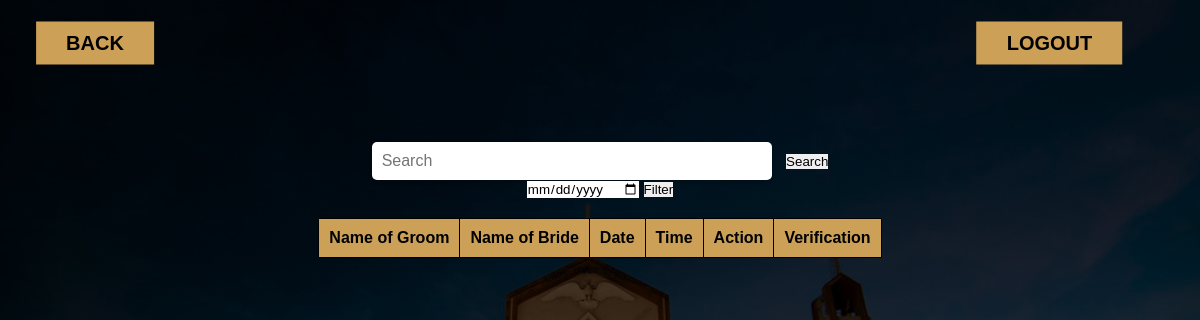
The app's page /adminwedding.php (signed in), older data.
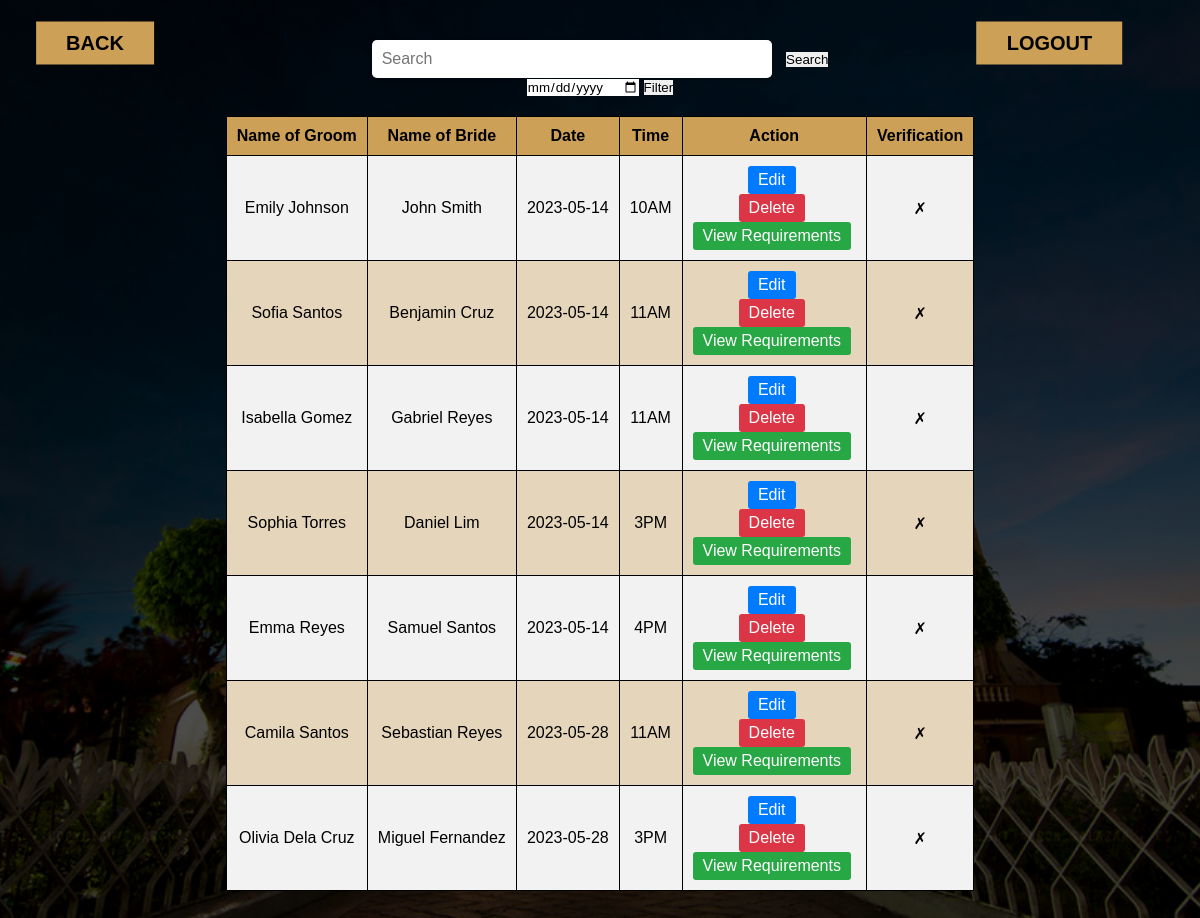
The same page, newer data.
### tables this page shows
CREATE TABLE `tbl_groom` (
  `id` int(11) NOT NULL,
  `name1` varchar(255) NOT NULL,
  `email1` varchar(255) NOT NULL,
  `dob1` date NOT NULL,
  `age1` int(11) NOT NULL,
  `place1` varchar(255) NOT NULL,
  `citizenship1` varchar(255) NOT NULL,
  `number1` bigint(15) NOT NULL,
  `Religion1` varchar(255) NOT NULL,
  `father1` varchar(255) NOT NULL,
  `mother1` varchar(255) NOT NULL
);

CREATE TABLE `tbl_bride` (
  `id` int(11) NOT NULL,
  `name` varchar(50) NOT NULL,
  `email` varchar(50) NOT NULL,
  `dob` date NOT NULL,
  `age` int(11) NOT NULL,
  `place` varchar(50) NOT NULL,
  `citizenship` varchar(50) NOT NULL,
  `number` bigint(11) NOT NULL,
  `Religion` varchar(50) NOT NULL,
  `father` varchar(50) NOT NULL,
  `mother` varchar(50) NOT NULL,
  `dob2` date NOT NULL,
  `time` varchar(50) NOT NULL,
  `verification` tinyint(1) NOT NULL,
  `Verification1` tinyint(1) NOT NULL,
  `Verification2` tinyint(1) NOT NULL,
  `Verification3` tinyint(1) NOT NULL,
  `Verification4` tinyint(1) NOT NULL,
  `Verification5` tinyint(1) NOT NULL,
  `Verification6` tinyint(1) NOT NULL,
  `Verification7` tinyint(1) NOT NULL,
  `Verification8` tinyint(1) NOT NULL
);

### adminwedding.php (the view, shortened to what this page needs)
<?php
$conn = new mysqli('localhost', 'root', '', 'db_church');
$result = $conn->query("SELECT tbl_groom.id, tbl_groom.name1, tbl_groom.email1, tbl_groom.dob1, tbl_groom.age1, tbl_groom.place1, tbl_groom.citizenship1, tbl_groom.number1, tbl_groom.Religion1, tbl_groom.father1, tbl_groom.mother1, tbl_groom.number1, tbl_bride.name, tbl_bride.email, tbl_bride.dob, tbl_bride.age, tbl_bride.place, tbl_bride.citizenship, tbl_bride.number, tbl_bride.Religion, tbl_bride.father, tbl_bride.mother, tbl_bride.dob2, tbl_bride.time, tbl_bride.verification
                        FROM tbl_groom
                        INNER JOIN tbl_bride ON tbl_groom.id = tbl_bride.id
                        ORDER BY tbl_bride.dob2 ASC, tbl_bride.time ASC;");
?>
<!DOCTYPE html>
<html lang="en">
<head>
  	<link rel="stylesheet" href="admin.css">
</head>
<body>
<div class="container">
		<div class="content">
			<a href="logout.php" class="btn"><b>LOGOUT</b></a>
			<a href="admin1.php" class="btn2"><b>BACK</b></a>
		</div>
		<div class="container my-5">
			<form method="post">
           	 <input type="text" placeholder="Search" name="search">
           	 <button class="btn btn-dark btn-sm" name="submit"> Search </button>
        	</form>
      <form method="get" class= "filter">
             <input type = "date" id = "dob2" name = "dob2">
             <button type="submit"> Filter</button>
      </form>
		<table>
      <tr>
        <th>Name of Groom</th>
        <th>Name of Bride</th>
        <th>Date</th>
        <th>Time</th>
        <th>Action</th>
        <th>Verification</th>
      </tr>
  <?php while ($row = mysqli_fetch_assoc($result)): ?>
      <tr>
        <td><?php echo $row['name']; ?></td>
        <td><?php echo $row['name1']; ?></td>
        <td><?php echo $row['dob2']; ?></td>
        <td><?php echo $row['time']; ?></td>
        <td>
          <a href="editwedding.php?id=<?php echo $row['id']; ?>" class="edit-btn active">Edit</a>
          <form method="post">
            <button type="submit" name="delete" class="delete-btn active">Delete</button>
          </form>
          <a href="wrequirements.php?id=<?php echo $row['id']; ?>" class="view-requirements-btn active">View Requirements</a>
      </td>
        <td>
        <?php if ($row['verification'] == 1) {
          echo "&#x2713;";
      } else {
          echo "&#x2717;";
      } ?>
      </td>
        </tr>
    </div>
<?php endwhile; ?>

### admin.css (style rules this page uses)
* { font-family: 'Popins', sans-serif; margin: 0; padding: 0; box-sizing: border-box; outline: none; border: none; text-decoration: none; }
html, body { height: 100%; background-repeat: no-repeat; background-size: cover; background-position: center; background-attachment: fixed; scroll-behavior: smooth; background-image: linear-gradient(rgba(0,0,0,0.7),rgba(0,0,0,0.7)),url(Image/church2.jpg); }
a { text-decoration: none; color:#fff; font: 1rem; }
.container { min-height: 50vh; display: flex; align-items: center; justify-content: center; padding:20px; padding-bottom: 60px; flex-direction: column; }
form input[type="text"] { width: 400px; padding: 10px; font-size: 16px; border-radius: 5px; border: none; box-shadow: 0px 2px 5px rgba(0, 0, 0, 0.25); margin-right: 10px; }
.container .content { text-align: center; }
.container .content .btn { display: inline-block; padding: 10px 30px; font-size: 20px; background: #CDA057; color: rgb(0, 0, 0); margin: 0 5px; text-transform: capitalize; position: absolute; top: 0; right: 0; transform: translate(-50%, 50%); }
.container .content .btn2 { display: inline-block; padding: 10px 30px; font-size: 20px; background: #CDA057; color: rgb(0, 0, 0); margin: 0 5px; text-transform: capitalize; position: absolute; top: 0; left: 90px; transform: translate(-50%, 50%); }
table { width: 100%; border-collapse: collapse; margin-top: 20px; }
th, td { padding: 10px; text-align: center; border: 1px solid #000000; }
th { background-color: #CDA057; color: #000000; }
tr:nth-child(even) { background-color: #f2f2f2; }
tr:nth-child(odd) { background-color: #e5d5ba; }
.edit-btn { background-color: transparent; border: none; color: #007bff; font-size: 1rem; text-decoration: none; margin-right: 1rem; }
.delete-btn { background-color: transparent; border: none; color: #dc3545; font-size: 1rem; text-decoration: none; }
.edit-btn, .delete-btn, .view-requirements-btn { color: #fff; background-color: #007bff; border-color: #007bff; padding: 5px 10px; border-radius: 3px; text-decoration: none; display: inline-block; margin-right: 5px; }
.delete-btn { background-color: #dc3545; border-color: #dc3545; }
.view-requirements-btn { background-color: #28a745; border-color: #28a745; }

Row changes from the older to the newer data that the page shows:
added tbl_groom: tbl_bride.name "Emily Johnson", name1 "John Smith", tbl_bride.dob2 "2023-05-14", tbl_bride.time "10AM"
added tbl_groom: tbl_bride.name "Sofia Santos", name1 "Benjamin Cruz", tbl_bride.dob2 "2023-05-14", tbl_bride.time "11AM"
added tbl_groom: tbl_bride.name "Isabella Gomez", name1 "Gabriel Reyes", tbl_bride.dob2 "2023-05-14", tbl_bride.time "11AM"
added tbl_groom: tbl_bride.name "Sophia Torres", name1 "Daniel Lim", tbl_bride.dob2 "2023-05-14", tbl_bride.time "3PM"
added tbl_groom: tbl_bride.name "Emma Reyes", name1 "Samuel Santos", tbl_bride.dob2 "2023-05-14", tbl_bride.time "4PM"
added tbl_groom: tbl_bride.name "Camila Santos", name1 "Sebastian Reyes", tbl_bride.dob2 "2023-05-28", tbl_bride.time "11AM"
added tbl_groom: tbl_bride.name "Olivia Dela Cruz", name1 "Miguel Fernandez", tbl_bride.dob2 "2023-05-28", tbl_bride.time "3PM"
